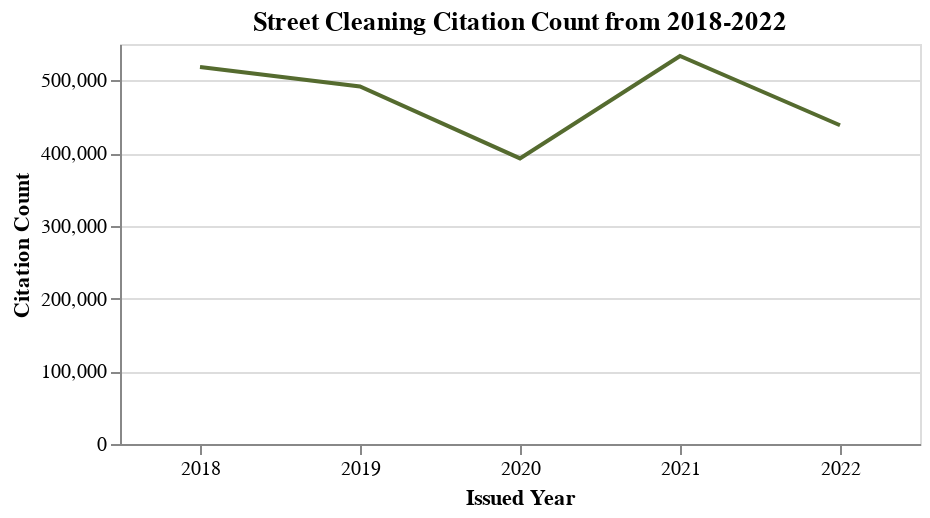

Notebook code cell kept with this figure:
### Code cell
# Visualize the table
alt.Chart(st_cleaning_year_count,
    width=400,
    height=200).mark_line(color='darkolivegreen').encode(
    x=alt.X('Issued Year:O', axis=alt.Axis(labelAngle=0)),
    y=alt.Y('Citation Number',title='Citation Count') ## change format to 100K?
).properties(
    title='Street Cleaning Citation Count from 2018-2022'
)

### Figure 1 — Vega-Lite specification as saved in the notebook (floating-point values rounded to 4 significant figures)
{"config": {"view": {"continuousWidth": 400, "continuousHeight": 300}}, "data": {"name": "data-16a828d18a79316fddb27d919de55396"}, "mark": {"type": "line", "color": "darkolivegreen"}, "encoding": {"x": {"axis": {"labelAngle": 0}, "field": "Issued Year", "type": "ordinal"}, "y": {"field": "Citation Number", "title": "Citation Count", "type": "quantitative"}}, "height": 200, "title": "Street Cleaning Citation Count from 2018-2022", "width": 400, "$schema": "https://vega.github.io/schema/vega-lite/v4.17.0.json", "datasets": {"data-16a828d18a79316fddb27d919de55396": [{"Issued Year": 2018, "Citation Number": 518231}, {"Issued Year": 2019, "Citation Number": 491695}, {"Issued Year": 2020, "Citation Number": 392716}, {"Issued Year": 2021, "Citation Number": 533579}, {"Issued Year": 2022, "Citation Number": 438285}]}}
